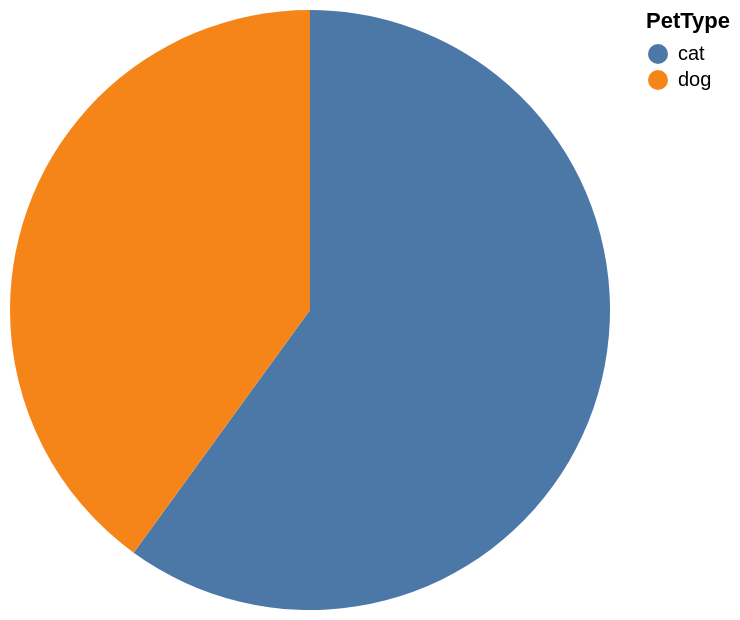

Describe this chart as a Vega-Lite specification.
### Vega-Lite specification from a JSON file in a GitHub repository (floating-point values rounded to 4 significant figures)
{"data": {"values": [{"x_data": "cat", "y_data": 3}, {"x_data": "dog", "y_data": 2}]}, "mark": "arc", "encoding": {"theta": {"field": "y_data", "type": "quantitative", "title": "max(pet_age)"}, "color": {"field": "x_data", "type": "nominal", "title": "PetType"}}}
